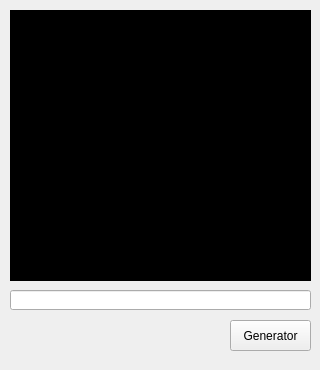
<?xml version="1.0" encoding="UTF-8"?>
<ui version="4.0">
 <class>Form</class>
 <widget class="QWidget" name="Form">
  <property name="geometry">
   <rect>
    <x>0</x>
    <y>0</y>
    <width>320</width>
    <height>370</height>
   </rect>
  </property>
  <property name="maximumSize">
   <size>
    <width>320</width>
    <height>16777215</height>
   </size>
  </property>
  <property name="windowTitle">
   <string>QRCODE App</string>
  </property>
  <widget class="QLabel" name="lblQrCode">
   <property name="geometry">
    <rect>
     <x>10</x>
     <y>10</y>
     <width>301</width>
     <height>271</height>
    </rect>
   </property>
   <property name="styleSheet">
    <string notr="true">background-color: rgb(0, 0, 0);</string>
   </property>
   <property name="text">
    <string/>
   </property>
  </widget>
  <widget class="QLineEdit" name="txtQrData">
   <property name="geometry">
    <rect>
     <x>10</x>
     <y>290</y>
     <width>301</width>
     <height>20</height>
    </rect>
   </property>
  </widget>
  <widget class="QPushButton" name="btnQrGen">
   <property name="geometry">
    <rect>
     <x>230</x>
     <y>320</y>
     <width>81</width>
     <height>31</height>
    </rect>
   </property>
   <property name="text">
    <string>Generator</string>
   </property>
  </widget>
 </widget>
 <resources/>
 <connections/>
</ui>
